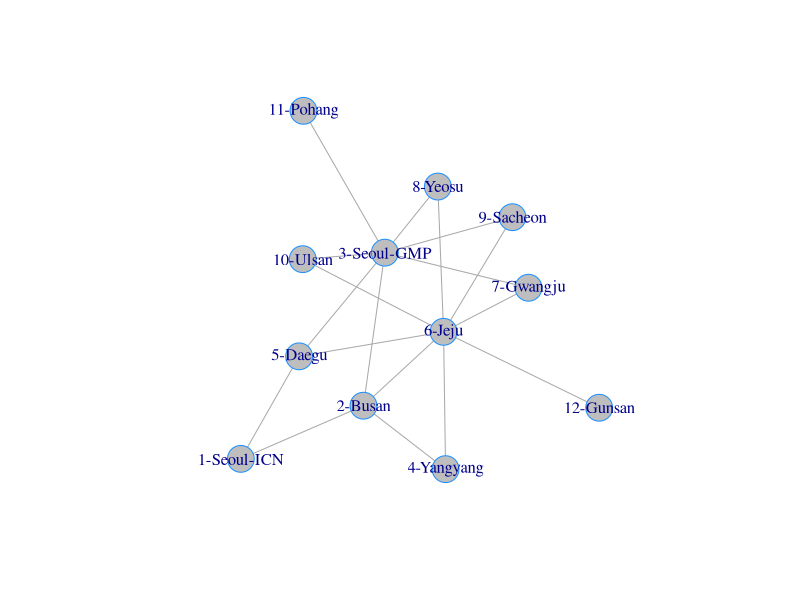

Here is the R script that generated this plot:
## ---- chunk 1
library(igraph)
airports = c("1-Seoul-ICN","2-Busan","3-Seoul-GMP","4-Yangyang","5-Daegu","6-Jeju","7-Gwangju","8-Yeosu","9-Sacheon","10-Ulsan","11-Pohang","12-Gunsan")
A = rbind(c(0,1,0,0,1,0,0,0,0,0,0,0),
c(1,0,1,1,0,1,0,0,0,0,0,0),
c(0,1,0,0,1,0,1,1,1,1,1,0),
c(0,1,0,0,0,1,0,0,0,0,0,0),
c(1,0,1,0,0,1,0,0,0,0,0,0),
c(0,1,0,1,1,0,1,1,1,1,0,1),
c(0,0,1,0,0,1,0,0,0,0,0,0),
c(0,0,1,0,0,1,0,0,0,0,0,0),
c(0,0,1,0,0,1,0,0,0,0,0,0),
c(0,0,1,0,0,1,0,0,0,0,0,0),
c(0,0,1,0,0,0,0,0,0,0,0,0),
c(0,0,0,0,0,1,0,0,0,0,0,0))
g=graph_from_adjacency_matrix(A,mode='undirected')
coords = layout_with_fr(g)
V(g)$label = airports
plot(g, vertex.color='gray', layout=coords,vertex.frame.color="dodgerblue")
## ---- chunk 2
A = rbind(c(0,1,0,0,1,0,0,0,0,0,0,0),c(1,0,1,1,0,1,0,0,0,0,0,0),
c(0,1,0,0,1,0,1,1,1,1,1,0),c(0,1,0,0,0,1,0,0,0,0,0,0),
c(1,0,1,0,0,1,0,0,0,0,0,0),c(0,1,0,1,1,0,1,1,1,1,0,1),
c(0,0,1,0,0,1,0,0,0,0,0,0),c(0,0,1,0,0,1,0,0,0,0,0,0),
c(0,0,1,0,0,1,0,0,0,0,0,0),c(0,0,1,0,0,1,0,0,0,0,0,0),
c(0,0,1,0,0,0,0,0,0,0,0,0),c(0,0,0,0,0,1,0,0,0,0,0,0))
A
